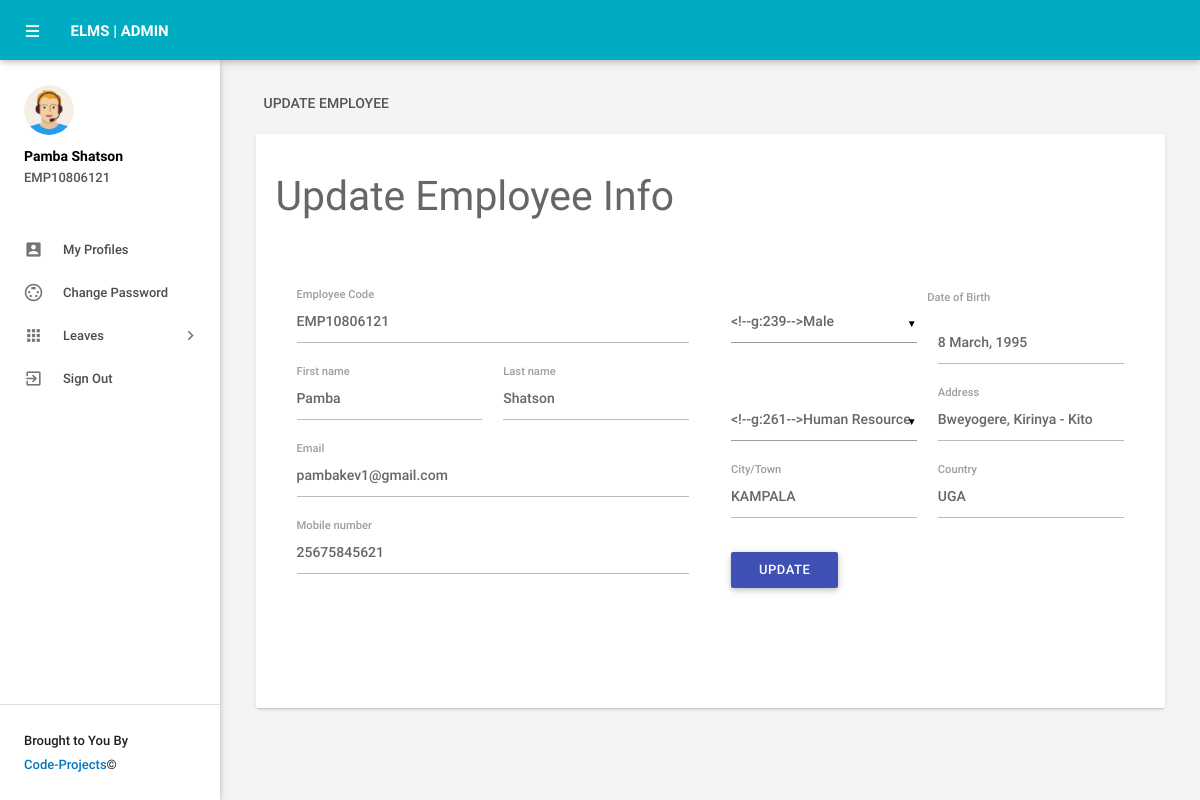
The page /myprofile.php (signed in) on the database its author committed.
### tables this page shows
CREATE TABLE IF NOT EXISTS `tblemployees` (
  `id` int(11) NOT NULL,
  `EmpId` varchar(100) NOT NULL,
  `FirstName` varchar(150) NOT NULL,
  `LastName` varchar(150) NOT NULL,
  `EmailId` varchar(200) NOT NULL,
  `Password` varchar(180) NOT NULL,
  `Gender` varchar(100) NOT NULL,
  `Dob` varchar(100) NOT NULL,
  `Department` varchar(255) NOT NULL,
  `Address` varchar(255) NOT NULL,
  `City` varchar(200) NOT NULL,
  `Country` varchar(150) NOT NULL,
  `Phonenumber` char(11) NOT NULL,
  `Status` int(1) NOT NULL,
  `RegDate` timestamp NOT NULL DEFAULT CURRENT_TIMESTAMP
);

### myprofile.php (the view, shortened to what this page needs)
<?php
include('includes/config.php');
if(strlen($_SESSION['emplogin'])==0)
    {
header('location:index.php');
}
else{
    ?>
<!DOCTYPE html>
<html lang="en">
    <head>
        <link type="text/css" rel="stylesheet" href="assets/plugins/materialize/css/materialize.min.css"/>
        <link href="assets/plugins/material-preloader/css/materialPreloader.min.css" rel="stylesheet">
        <link href="assets/css/alpha.min.css" rel="stylesheet" type="text/css"/>
        <link href="assets/css/custom.css" rel="stylesheet" type="text/css"/>
    </head>
    <body>
  <?php include('includes/header.php');?>
       <?php include('includes/sidebar.php');?>
   <main class="mn-inner">
                <div class="row">
                    <div class="col s12">
                        <div class="page-title">Update employee</div>
                    </div>
                    <div class="col s12 m12 l12">
                        <div class="card">
                            <div class="card-content">
                                <form id="example-form" method="post" name="updatemp">
                                    <div>
                                        <h3>Update Employee Info</h3>
                                        <section>
                                            <div class="wizard-content">
                                                <div class="row">
                                                    <div class="col m6">
                                                        <div class="row">
<?php
$eid=$_SESSION['emplogin'];
$sql = "SELECT * from  tblemployees where EmailId=:eid";
$query = $dbh -> prepare($sql);
$query -> bindParam(':eid',$eid, PDO::PARAM_STR);
$query->execute();
$results=$query->fetchAll(PDO::FETCH_OBJ);
if($query->rowCount() > 0)
{
foreach($results as $result)
{               ?>
 <div class="input-field col  s12">
<label for="empcode">Employee Code</label>
<input  name="empcode" id="empcode" value="<?php echo htmlentities($result->EmpId);?>" type="text" autocomplete="off" readonly required>
</div>
<div class="input-field col m6 s12">
<label for="firstName">First name</label>
<input id="firstName" name="firstName" value="<?php echo htmlentities($result->FirstName);?>"  type="text" required>
</div>
<div class="input-field col m6 s12">
<label for="lastName">Last name </label>
<input id="lastName" name="lastName" value="<?php echo htmlentities($result->LastName);?>" type="text" autocomplete="off" required>
</div>
<div class="input-field col s12">
<label for="email">Email</label>
<input  name="email" type="email" id="email" value="<?php echo htmlentities($result->EmailId);?>" readonly autocomplete="off" required>
</div>
<div class="input-field col s12">
<label for="phone">Mobile number</label>
<input id="phone" name="mobileno" type="tel" value="<?php echo htmlentities($result->Phonenumber);?>" maxlength="10" autocomplete="off" required>
 </div>
</div>
</div>
<div class="col m6">
<div class="row">
<div class="input-field col m6 s12">
</div>
<label for="birthdate">Date of Birth</label>
<div class="input-field col m6 s12">
<input id="birthdate" name="dob"  class="datepicker" value="<?php echo htmlentities($result->Dob);?>" >
</div>
<div class="input-field col m6 s12">
</div>
<div class="input-field col m6 s12">
<label for="address">Address</label>
<input id="address" name="address" type="text"  value="<?php echo htmlentities($result->Address);?>" autocomplete="off" required>
</div>
<div class="input-field col m6 s12">
<label for="city">City/Town</label>
<input id="city" name="city" type="text"  value="<?php echo htmlentities($result->City);?>" autocomplete="off" required>
 </div>
<div class="input-field col m6 s12">
<label for="country">Country</label>
<input id="country" name="country" type="text"  value="<?php echo htmlentities($result->Country);?>" autocomplete="off" required>
</div>
<?php }}?>
<div class="input-field col s12">
<button type="submit" name="update"  id="update" class="waves-effect waves-light btn indigo m-b-xs">UPDATE</button>
</div>
                                                        </div>
                                                    </div>
                                                </div>
                                            </div>
                                        </section>
                                    </div>
                                </form>
                            </div>
                        </div>
                    </div>
                </div>
            </main>
        </div>
        <div class="left-sidebar-hover"></div>
    </body>
</html>
<?php } ?>

### includes/sidebar.php (shortened to what this page needs)
     <aside id="slide-out" class="side-nav white fixed">
                <div class="side-nav-wrapper">
                    <div class="sidebar-profile">
                        <div class="sidebar-profile-image">
                            <img src="assets/images/profile-image.png" class="circle" alt="">
                        </div>
                        <div class="sidebar-profile-info">
                    <?php
$eid=$_SESSION['eid'];
$sql = "SELECT FirstName,LastName,EmpId from  tblemployees where id=:eid";
$query = $dbh -> prepare($sql);
$query->bindParam(':eid',$eid,PDO::PARAM_STR);
$query->execute();
$results=$query->fetchAll(PDO::FETCH_OBJ);
if($query->rowCount() > 0)
{
foreach($results as $result)
{               ?>
                                <p><?php echo htmlentities($result->FirstName." ".$result->LastName);?></p>
                                <span><?php echo htmlentities($result->EmpId)?></span>
                         <?php }} ?>
                        </div>
                    </div>
                <ul class="sidebar-menu collapsible collapsible-accordion" data-collapsible="accordion">
  <li class="no-padding"><a class="waves-effect waves-grey" href="myprofile.php"><i class="material-icons">account_box</i>My Profiles</a></li>
  <li class="no-padding"><a class="waves-effect waves-grey" href="emp-changepassword.php"><i class="material-icons">settings_input_svideo</i>Change Password</a></li>
                    <li class="no-padding">
                        <a class="collapsible-header waves-effect waves-grey"><i class="material-icons">apps</i>Leaves<i class="nav-drop-icon material-icons">keyboard_arrow_right</i></a>
                    </li>
                  <li class="no-padding">
                                <a class="waves-effect waves-grey" href="logout.php"><i class="material-icons">exit_to_app</i>Sign Out</a>
                            </li>
                </ul>
                <div class="footer">
                    <p class="copyright">Brought to You By<a href="http://www.code-projects.org/">Code-Projects </a>©</p>
                </div>
                </div>
            </aside>

### rows shown on the page
tblemployees: FirstName+LastName "Pamba Shatson", EmpId "EMP10806121", empcode "EMP10806121", firstName "Pamba", lastName "Shatson", email "pambakev1@gmail.com", mobileno "25675845621", dob "8 March, 1995", address "Bweyogere, Kirinya - Kito", city "KAMPALA", country "UGA"
